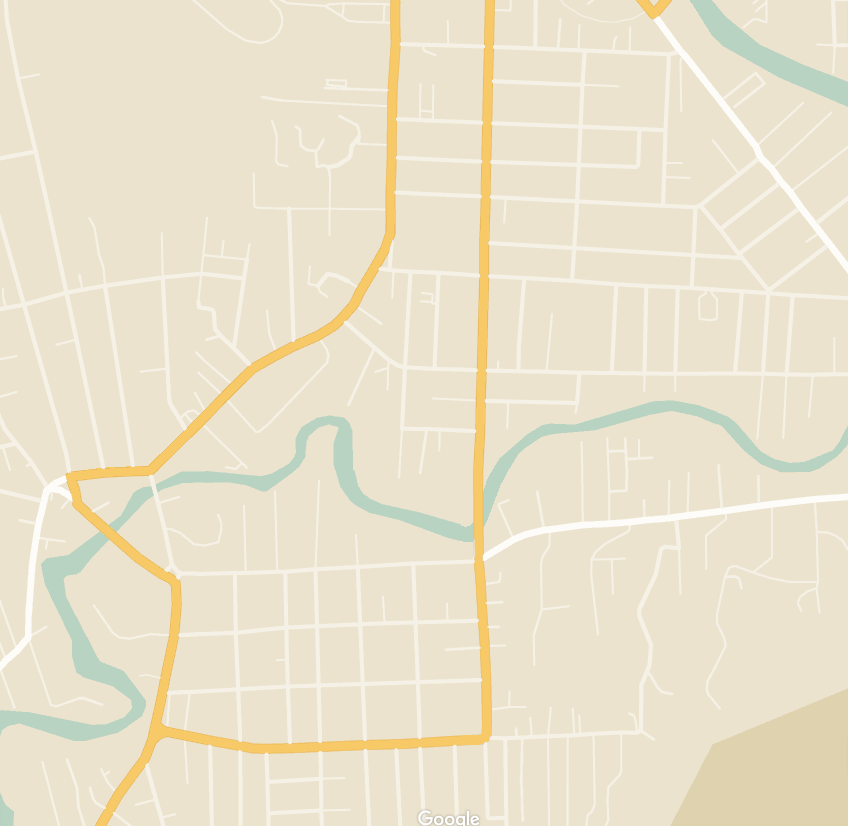
#> input picture source/image.png, 848 x 826 px
$ python -i rota_mapa.py   (imports and definitions only)
#> lines starting #> are read from the running program, lines starting #| are printed output that depends on the picture; after the words box and inside, x2 and y2 are one past the last pixel; in counts of white or black regions, pixels touching at a corner belong together
import cv2
import numpy as np
from typing import Tuple, Dict

def remover_fundo(caminho_entrada: str) -> Tuple[np.ndarray, np.ndarray]:
    # 1) Carrega imagem e checa se abriu
#> called with caminho_entrada = 'image.png'
    img = cv2.imread(caminho_entrada)
#> img is the input picture: shape (826, 848, 3); mean B, G, R 203.1, 226.6, 234.5
    if img is None:
        raise FileNotFoundError(f"Não foi possível abrir '{caminho_entrada}'")

    # 2) Converte pra HSV
    hsv = cv2.cvtColor(img, cv2.COLOR_BGR2HSV)
#> hsv: shape (826, 848, 3); mean H, S, V 23.4, 35.4, 235.3

    # 3) Máscara para o branco
    lower_white  = np.array([0,  0, 200])
    upper_white  = np.array([180,30,255])
    mask_white   = cv2.inRange(hsv, lower_white, upper_white)
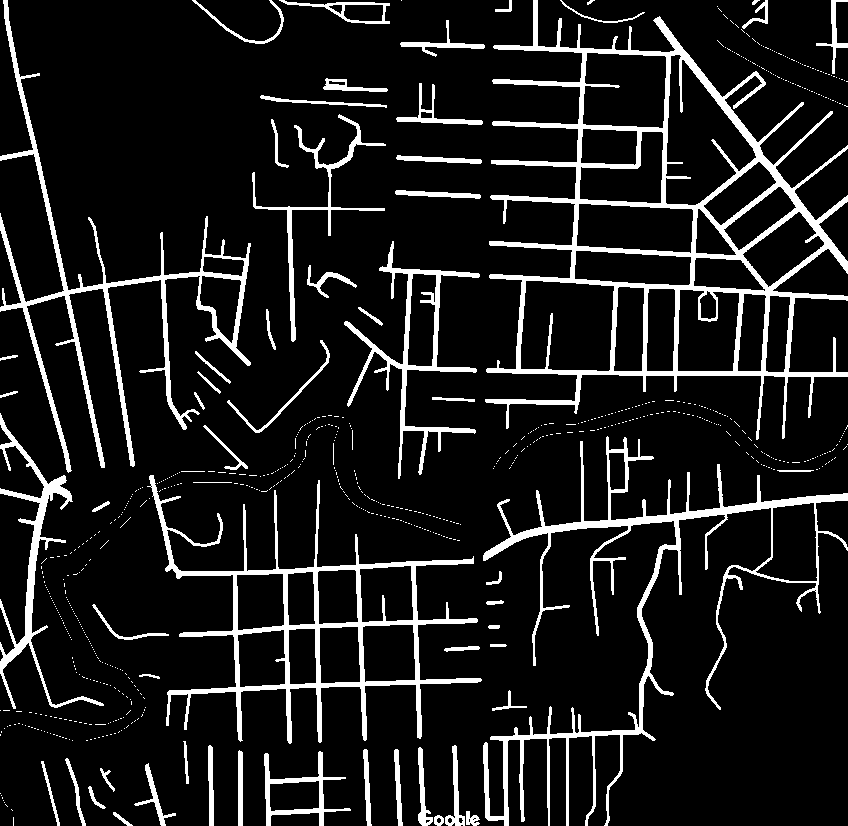
#> mask_white: shape (826, 848); 10.8% white; 706 white regions (643 under 20 px), largest, box (x1, y1, x2, y2) and area: (485, 0, 848, 440) 22058, (483, 436, 848, 826) 11765, (147, 475, 482, 744) 10188

    # 4) Máscara para o amarelo
    lower_yellow = np.array([15,100,100])
    upper_yellow = np.array([35,255,255])
    mask_yellow  = cv2.inRange(hsv, lower_yellow, upper_yellow)
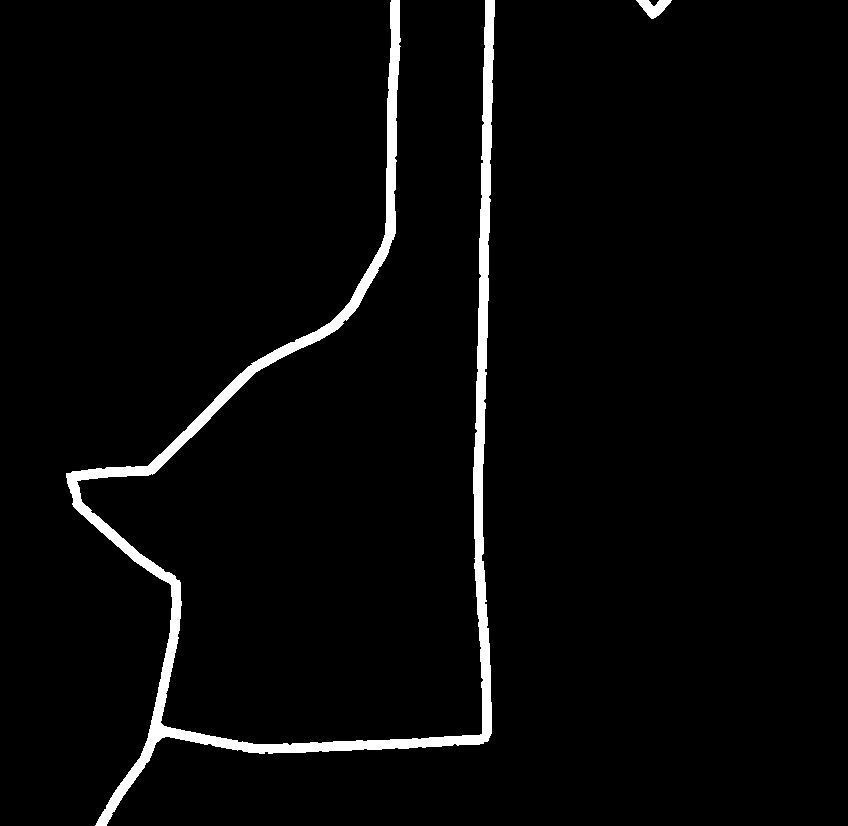
#> mask_yellow: shape (826, 848); 3% white; 2 white regions, box (x1, y1, x2, y2) and area: (66, 0, 495, 826) 20974, (636, 0, 672, 19) 359

    # 5) Combina e limpa ruídos
    mask = cv2.bitwise_or(mask_white, mask_yellow)
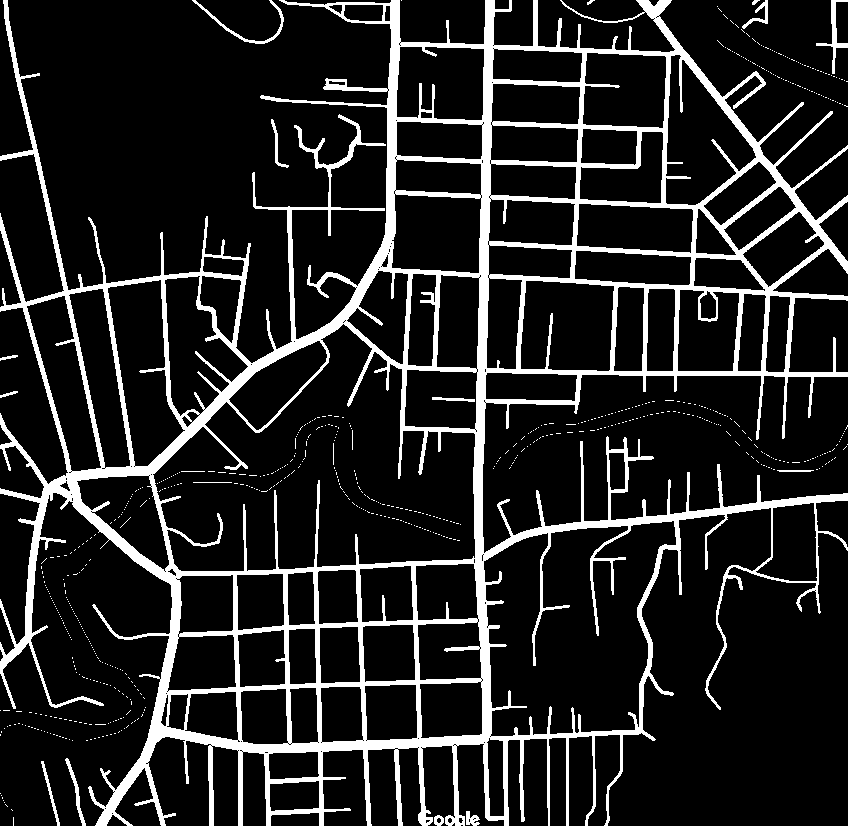
#> mask: shape (826, 848); 13.9% white; 660 white regions (641 under 20 px), largest, box (x1, y1, x2, y2) and area: (0, 0, 848, 826) 93568, (816, 0, 848, 74) 434, (192, 0, 284, 44) 405
    kernel = cv2.getStructuringElement(cv2.MORPH_RECT, (3, 3))
    mask = cv2.morphologyEx(mask, cv2.MORPH_OPEN,   kernel, iterations=1)
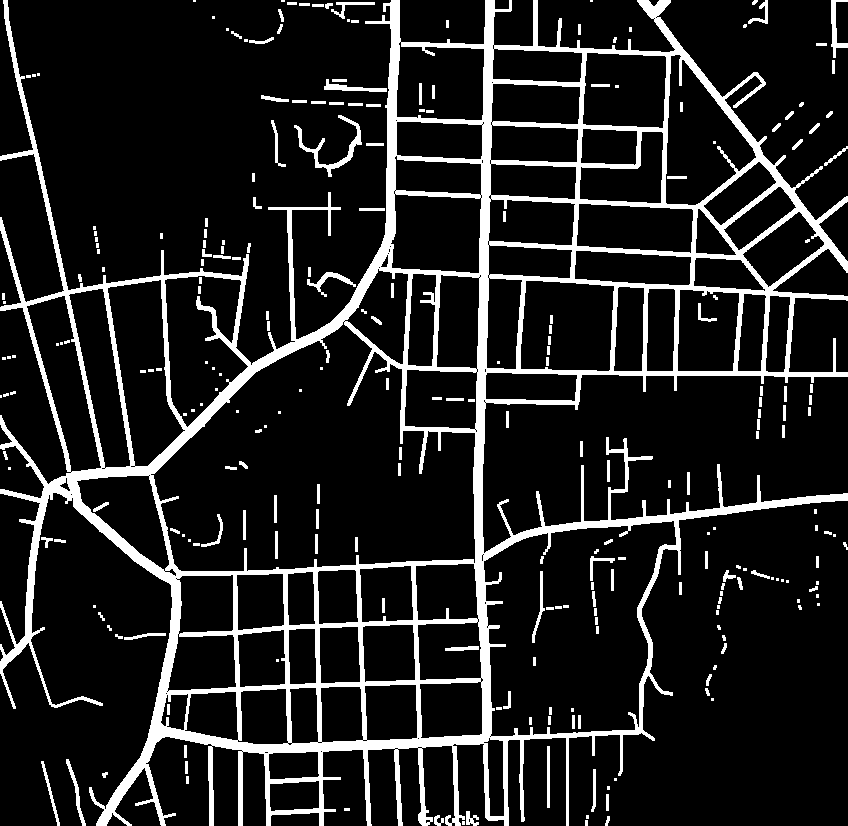
#> mask: shape (826, 848); 13% white; 255 white regions (93 under 20 px), largest, box (x1, y1, x2, y2) and area: (0, 0, 848, 826) 80710, (294, 115, 362, 177) 698, (831, 0, 848, 58) 347
    mask = cv2.morphologyEx(mask, cv2.MORPH_DILATE, kernel, iterations=1)
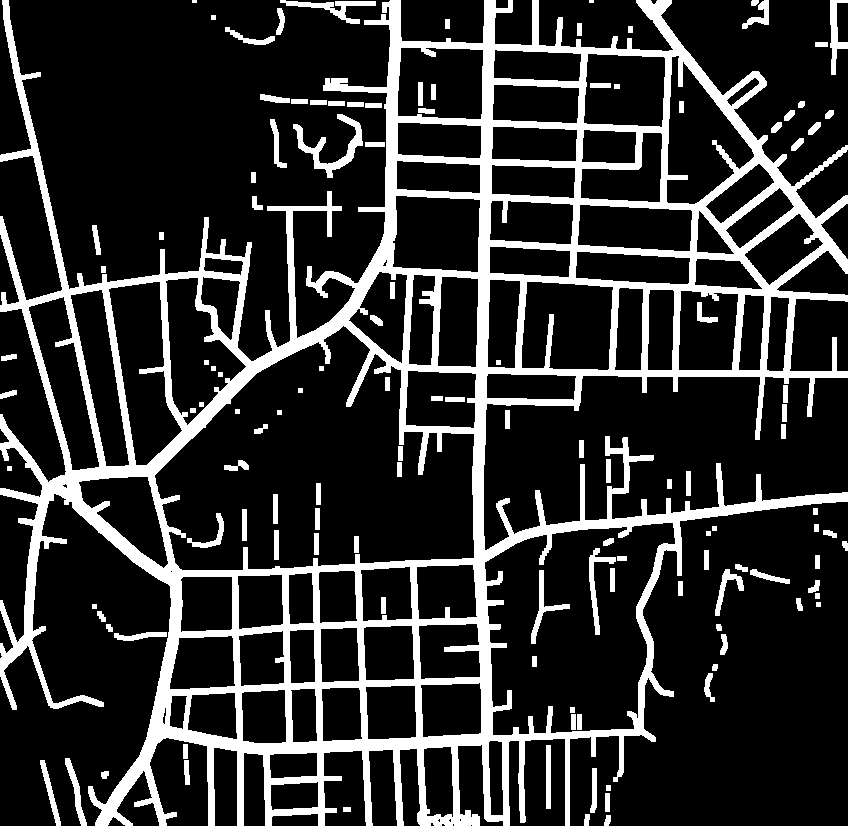
#> mask: shape (826, 848); 18.9% white; 125 white regions (2 under 20 px), largest, box (x1, y1, x2, y2) and area: (0, 0, 848, 826) 117407, (293, 114, 363, 178) 1121, (280, 0, 376, 24) 686

    # 6) Aplica máscara para extrair apenas as linhas
    resultado = cv2.bitwise_and(img, img, mask=mask)
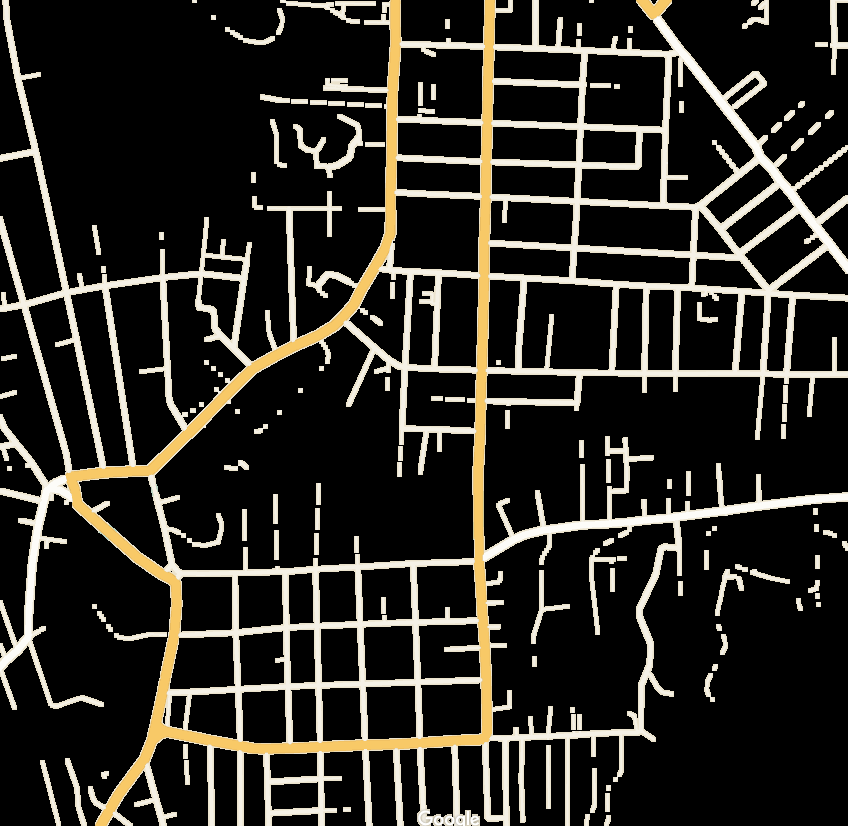
#> resultado: shape (826, 848, 3); mean B, G, R 37.8, 43.2, 45.6
    return resultado, mask


# [96 lines left out: functions aplicar_grid, construir_grafo, anotar_tiles, not called in this run]

>>> result = remover_fundo('image.png')
